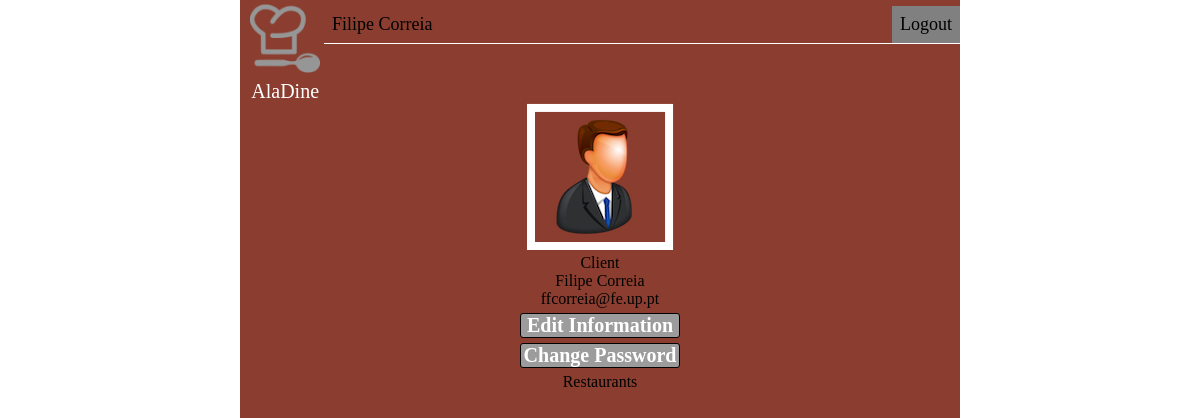
Page /page/profile.php (signed in) on the earlier database version.
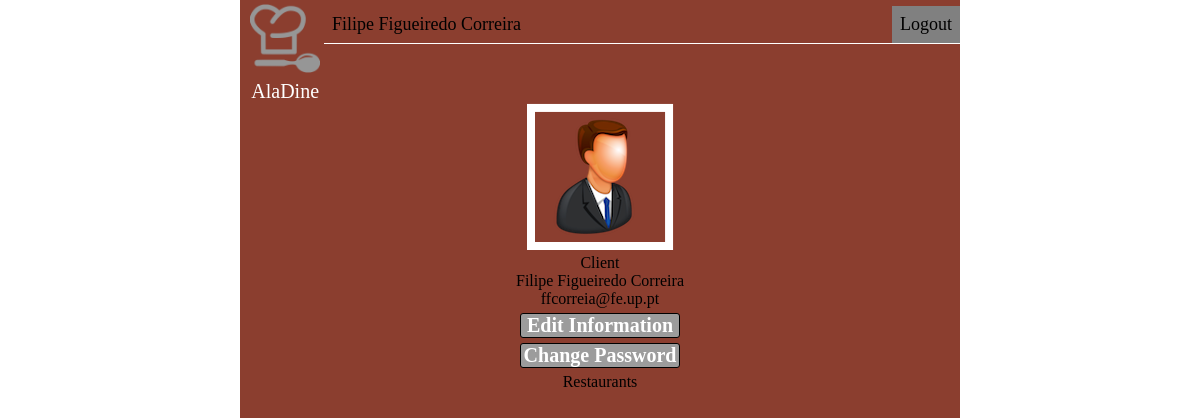
Same page on the later database version.
### tables this page shows
CREATE TABLE user (
 	username TEXT PRIMARY KEY UNIQUE,
  	password TEXT,
  	name TEXT,
  	email TEXT,
  	gender TEXT,
  	user_type TEXT
);

### Database/databaseInteraction.php (called while the page is built, shortened)
<?php
include_once('../database/connection.php');
function getUserInfo($username){
  global $db;
  $stmt = $db->prepare("SELECT * FROM user WHERE username = ?");
  $stmt->execute(array($username));
  return $stmt->fetch();
}
?>

### page/profile.php (the view, shortened to what this page needs)
<?php
include_once('../database/databaseInteraction.php');
?>
<!DOCTYPE html>
<html>
	<head>
    <link rel="stylesheet" href="../css/profile.css">
	</head>
	<body>
		<table class="logo">
			<caption style="color:white; font-size:20px; font-weight:lighter;" align="bottom">AlaDine</caption>
			<tr><td><a href="visitor.php"><img src="../images/logo_white.png" alt="owner" height="70px" width="70px"></a></td></tr>
		</table>
		<header>
			<nav id="menu">
				<ul>
					<li><a href="profile.php"><?php echo $_SESSION['name']?></a></li>
					<li style="float:right; background-color:gray;"><a href="visitor.php">Logout</a></li>
				</ul>
			</nav><br>
		</header>
		<div id="middle">
			<div id="profile">
					<?php if(getUserInfo($_SESSION['username'])['gender'] == "female"){?>
					<img src="../images/woman.png">
					<?php
					}else{?>
					<img src="../images/man.png">
					<?php
					}
					?>
				<div id="type"><?php echo getUserInfo($_SESSION['username'])['user_type']?></div>
				<div id="name"><?php echo getUserInfo($_SESSION['username'])['name']?></div>
				<div id="email"><?php echo getUserInfo($_SESSION['username'])['email']?></div>
				<div class="editBtn">
					<a data-popup-open="popup-1" href="#">Edit Information</a>
				</div>
				<div class="editBtn">
					<a data-popup-open="popup-2" href="#">Change Password</a>
				</div>
			</div>
		</div>
  		<div id="restaurants">Restaurants</div>
	</body>
</html>

### css/profile.css (style rules this page uses)
html, body { height: 110%; width: 60%; font-family: raleway; background-repeat: no-repeat; background-attachment: fixed; background-position: center; padding: 0; }
html { background-image: url("../images/background.png"); display: table; margin: auto; }
body { width:100%; height:100%; background-color: #8B3E2F; display: table-cell; text-align: center; }
header { top: -10px; position: fixed; width: 53%; padding-left: 7%; }
.logo { margin-left: 1%; }
#menu ul { list-style-type: none; padding: 0; overflow: hidden; background-color: #8B3E2F; border-bottom: 1px solid white; }
#menu li { display: inline; float: left; }
#menu li a { display: block; padding: 8px; color: black; text-decoration: none; font-size: 18px; }
.editBtn { width: 22%; margin-left: auto; margin-right: auto; margin-top: 5px; margin-bottom: 5px; border: solid 1px black; border-radius: 3px; font-family: raleway; font-weight: 600; font-size: 20px; background-color: #9c9c9c; }
.editBtn a { text-decoration: none; color: #FFFFFF; }

Differences in the rows shown:
changed user "Client": name "Filipe Correia" → "Filipe Figueiredo Correira"
Other differences:
$_SESSION['name']: "Filipe Correia" → "Filipe Figueiredo Correira"
